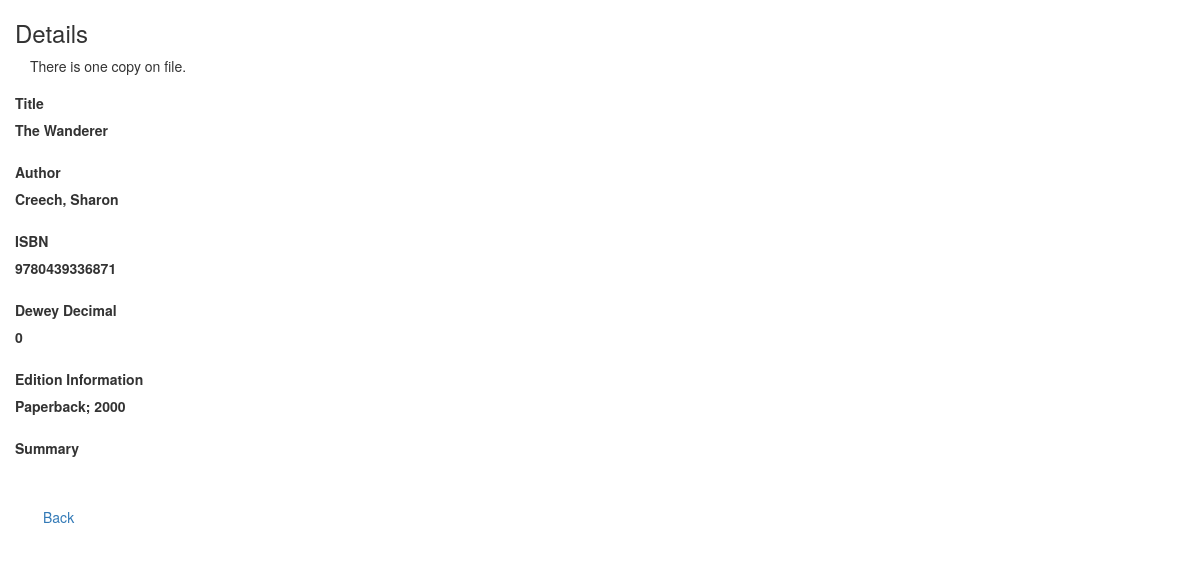
The page /read.php?id=25 on the database its author committed.
### tables this page shows
CREATE TABLE IF NOT EXISTS `books` (
  `id` int(8) NOT NULL AUTO_INCREMENT,
  `isbn` varchar(30) DEFAULT NULL,
  `author` varchar(99) NOT NULL,
  `title` varchar(99) NOT NULL,
  `dewey_decimal` varchar(15) DEFAULT NULL,
  `edition_info` varchar(99) DEFAULT NULL,
  `summary` longtext,
  `amount` int(3) NOT NULL DEFAULT '1',
  `created_at` datetime NOT NULL DEFAULT CURRENT_TIMESTAMP,
  `updated_at` datetime NOT NULL DEFAULT CURRENT_TIMESTAMP ON UPDATE CURRENT_TIMESTAMP,
  PRIMARY KEY (`id`)
);

### read.php (the view, shortened to what this page needs)
<?php
	$id = null;
	if ( !empty($_GET['id'])) {
		$id = $_REQUEST['id'];
	}
	if ( null==$id ) {
		header("Location: index.php");
	} else {
		$pdo = Database::connect();
		$pdo->setAttribute(PDO::ATTR_ERRMODE, PDO::ERRMODE_EXCEPTION);
		$sql = "SELECT * FROM books where id = ?";
		$q = $pdo->prepare($sql);
		$q->execute(array($id));
		$data = $q->fetch(PDO::FETCH_ASSOC);
	}
?>
<!DOCTYPE html>
<html lang="en">
<head>
    <link   href="css/bootstrap.min.css" rel="stylesheet">
</head>
<body>
    <div class="container">
    			<div class="span10 offset1">
    				<div class="row">
		    			<h3>Details</h3>
		    		</div>
                    <?php if($data['amount'] == 1) { ?>
                    <p>There is one copy on file.</p>
                    <?php } else {?>
                    <p>There are <?php echo $data['amount'];?> copies on file.</p>
                    <?php } ?>
	    			<div class="form-horizontal" >
					  <div class="form-group">
					    <label class="control-label">Title</label>
					    <div class="controls">
						    <label class="checkbox">
						     	<?php echo $data['title'];?>
						    </label>
					    </div>
					  </div>
					  <div class="form-group">
					    <label class="control-label">Author</label>
					    <div class="controls">
					      	<label class="checkbox">
						     	<?php echo $data['author'];?>
						    </label>
					    </div>
					  </div>
					  <div class="form-group">
					    <label class="control-label">ISBN</label>
					    <div class="controls">
					      	<label class="checkbox">
						     	<?php echo $data['isbn'];?>
						    </label>
					    </div>
					  </div>
                        <div class="form-group">
					    <label class="control-label">Dewey Decimal</label>
					    <div class="controls">
						    <label class="checkbox">
						     	<?php echo $data['dewey_decimal'];?>
						    </label>
					    </div>
					  </div>
					  <div class="form-group">
					    <label class="control-label">Edition Information</label>
					    <div class="controls">
					      	<label class="checkbox">
						     	<?php echo $data['edition_info'];?>
						    </label>
					    </div>
					  </div>
					  <div class="form-group">
					    <label class="control-label">Summary</label>
					    <div class="controls">
					      	<label class="checkbox">
						    </label>
					    </div>
					  </div>
					    <div class="form-actions">
						  <a class="btn" href="index.php">Back</a>
					   </div>
					</div>
				</div>
    </div>
  </body>
</html>

### rows shown on the page
books: title "The Wanderer", author "Creech, Sharon", isbn "9780439336871", dewey_decimal "0", edition_info "Paperback; 2000"
